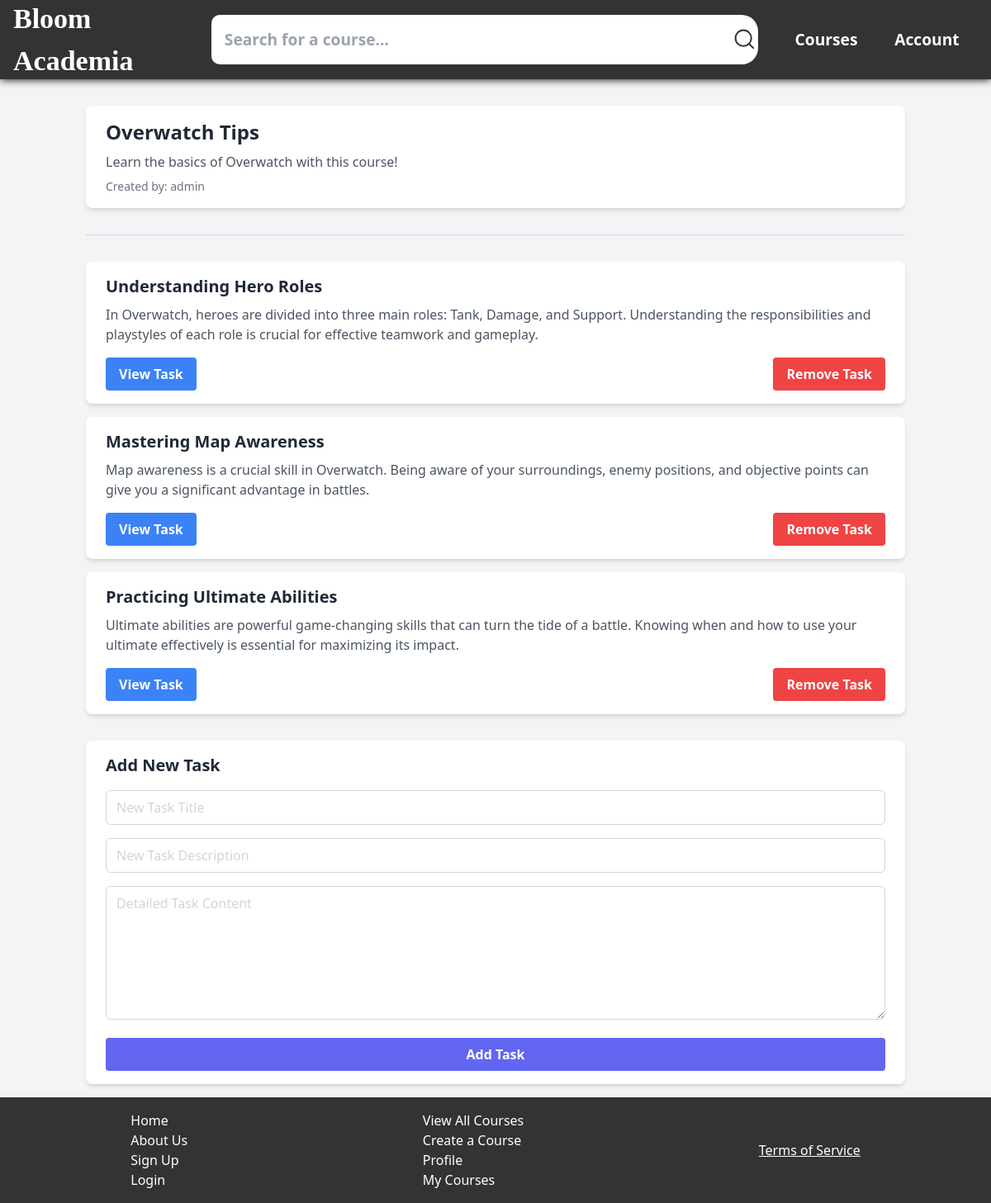
/courses/6 (signed in), run on the app's committed database.
### tables this page shows
CREATE TABLE courses (cid INTEGER PRIMARY KEY AUTOINCREMENT, cname TEXT, description TEXT, course_image BLOB, uid INTEGER REFERENCES users(uid));

CREATE TABLE users (uid INTEGER PRIMARY KEY AUTOINCREMENT, name TEXT NOT NULL, email TEXT UNIQUE, password TEXT NOT NULL, role TEXT DEFAULT 'User');

CREATE TABLE course_tasks (tid INTEGER PRIMARY KEY AUTOINCREMENT, cid INTEGER REFERENCES courses(cid), task_title TEXT, task_description TEXT, task_content TEXT, completed INTEGER);

### app.py (the view)
@app.route('/courses/<int:cid>')
def view_course(cid):
    if not session:
        return redirect(url_for('login'))
    try:
        with db.connect(db_path) as conn:
            user_id = session['user_id']
            name = session.get('name')
            course = db.get_course(conn, cid)
            tasks = db.get_tasks(conn, cid)
            title, description, img_data, cid, author_id = course
            course_creator = db.get_user_name(conn, author_id)  # New function to get user name
            if img_data:
                img_base64 = base64.b64encode(img_data).decode('utf-8')
            else:
                img_base64 = None
            isAuthor = session.get('role') in ["Author", "Admin"]
            completed_tasks = db.get_completed_tasks(conn, user_id, cid)
            return render_template('/course-pages/course.html',
                                   title=title,
                                   description=description,
                                   img_base64=img_base64,
                                   cid=cid,
                                   tasks=tasks,
                                   isAuthor=isAuthor,
                                   name=name,
                                   course_creator=course_creator,
                                   completed_tasks=completed_tasks)
    except db.DatabaseError as db_err:
        return render_template('error.html', error_type="Database Error", error_title="Database Error", error_subtitle=str(db_err), name=name)
    except Exception as e:
        return render_template('error.html', error_type="Internal Server Error", error_title="Sorry, something went wrong.", error_subtitle=str(e), name=name)

### modules/db_functions.py (called while the page is built)
def connect(db_path):
    return sqlite3.connect(db_path)

def get_course(conn, cid):
    c = conn.cursor()
    c.execute("SELECT cname, description, course_image, cid, uid FROM courses WHERE cid = ?", (cid,))
    return c.fetchone()

def get_tasks(conn, cid):
    c = conn.cursor()
    c.execute("SELECT tid, task_title, task_description FROM course_tasks WHERE cid = ?", (cid,))
    return c.fetchall()

def get_user_name(conn, user_id):
    c = conn.cursor()
    c.execute("SELECT name FROM users WHERE uid = ?", (user_id,))
    result = c.fetchone()
    return result[0] if result else "Unknown"

def get_completed_tasks(conn, user_id, course_id):
    c = conn.cursor()
    c.execute('''
    SELECT task_id FROM completed_tasks
    WHERE user_id = ? AND course_id = ?
    ''', (user_id, course_id))
    return [row[0] for row in c.fetchall()]

### templates/course-pages/course.html (shortened to what this page needs)
<!DOCTYPE html>
<html lang="en">
<head>
    <link rel="stylesheet" href="{{ url_for('static', filename='css/style.css') }}">
    <script src="https://cdn.tailwindcss.com"></script>
</head>
<body class="bg-gray-100 font-sans">
    <header>
        <a href="{{ url_for('home') }}"><h1>Bloom Academia</h1></a>
        <nav>
            <form id="search-bar" class="nav-item" method="POST" action="{{ url_for('search_course') }}">
                <input id="search-bar-input" class="text-black" type="text" name="search-bar-input" placeholder="Search for a course...">
                <button id="search-bar-btn" type="submit" name="search-bar-btn">
                </button>
            </form>
            <a class="nav-item" href="{{ url_for('list_courses') }}">Courses</a>
            {% if name %}
                <a class="nav-item" href="{{ url_for('profile') }}">Account</a>
            {% else %}
                <a class="nav-item" href="{{ 'login' }}">Login</a>
            {% endif %}
        </nav>
    </header>
    <main class="container mx-auto px-4 py-8">
        <div class="bg-white shadow-md rounded-lg overflow-hidden">
            <div class="px-6 py-4">
                <h2 class="text-2xl font-bold text-gray-800 mb-2">{{ title }}</h2>
                <p class="text-gray-600 mb-2">{{ description }}</p>
                <p class="text-sm text-gray-500">Created by: {{ course_creator }}</p>
            </div>
        </div>
        <hr class="my-8 border-t border-gray-300">
        <ul class="space-y-4">
            {% for task in tasks %}
            <li class="bg-white shadow-md rounded-lg overflow-hidden">
                <div class="px-6 py-4">
                    <h3 class="text-xl font-semibold text-gray-800 mb-2">{{ task[1] }}</h3>
                    <p class="text-gray-600 mb-4">{{ task[2] }}</p>
                    <div class="flex justify-between items-center">
                        <a href="{{ url_for('view_task', cid=cid, tid=task[0]) }}"
                           class="{% if task[0] in completed_tasks %}bg-green-500 hover:bg-green-600{% else %}bg-blue-500 hover:bg-blue-600{% endif %} text-white font-bold py-2 px-4 rounded">
                            {% if task[0] in completed_tasks %}
                                Task Completed
                            {% else %}
                                View Task
                            {% endif %}
                        </a>
                        {% if isAuthor %}
                            <form action="{{ url_for('remove_task', cid=cid, tid=task[0]) }}" method="post">
                                <button type="submit" class="bg-red-500 hover:bg-red-600 text-white font-bold py-2 px-4 rounded">
                                    Remove Task
                                </button>
                            </form>
                        {% endif %}
                    </div>
                </div>
            </li>
            {% endfor %}
        </ul>
        {% if isAuthor %}
        <div class="mt-8 bg-white shadow-md rounded-lg overflow-hidden">
            <form class="px-6 py-4" action="{{ url_for('add_task', cid=cid) }}" method="post">
                <h3 class="text-xl font-semibold text-gray-800 mb-4">Add New Task</h3>
                <div class="space-y-4">
                    <input type="text" name="task_title" placeholder="New Task Title" required
                           class="w-full px-3 py-2 placeholder-gray-300 border border-gray-300 rounded-md focus:outline-none focus:ring focus:ring-indigo-100 focus:border-indigo-300">
                    <input type="text" name="task_description" placeholder="New Task Description" required
                           class="w-full px-3 py-2 placeholder-gray-300 border border-gray-300 rounded-md focus:outline-none focus:ring focus:ring-indigo-100 focus:border-indigo-300">
                    <textarea name="task_content" placeholder="Detailed Task Content" required
                              class="w-full px-3 py-2 placeholder-gray-300 border border-gray-300 rounded-md focus:outline-none focus:ring focus:ring-indigo-100 focus:border-indigo-300"
                              rows="6"></textarea>
                    <button type="submit" class="w-full bg-indigo-500 hover:bg-indigo-600 text-white font-bold py-2 px-4 rounded">
                        Add Task
                    </button>
                </div>
            </form>
        </div>
        <form class="mt-4" action="{{ url_for('delete_course', cid=cid) }}" method="post">
            <button type="submit" class="bg-red-500 hover:bg-red-600 text-white font-bold py-2 px-4 rounded">
            </button>
        </form>
        {% endif %}
        <a href="{{ url_for('list_courses') }}" class="inline-block mt-8 text-indigo-600 hover:text-indigo-800">
        </a>
    </main>
    <footer class="w-full absolute bottom-0">
        <li id="footer-l1" class="footer-item">
            <a href="{{ url_for('home') }}">Home</a>
            <a href="{{ url_for('about') }}">About Us</a>
            <a href="{{ url_for('register') }}">Sign Up</a>
            <a href="{{ url_for('login') }}">Login</a>
        </li>
        <li id="footer-l2" class="footer-item">
            <a href="#">View All Courses</a>
            <a href="{{ url_for('create_course') }}">Create a Course</a>
            <a href="{{ url_for('profile') }}">Profile</a>
            <a href="{{ url_for('profile') }}">My Courses</a>
        </li>
        <li id="footer-l4" class="footer-item">
            <button id="tos-btn" onclick="showTOS()">Terms of Service</button>
        </li>
    </footer>
</body>
</html>

### static/css/style.css (style rules this page uses)
* { padding: 0; margin: 0; box-sizing: border-box; }
a { text-decoration: none; }
html, body { height: 100%; width: 100%; }
body { background-color: var(--bg); color: var(--text); background-image: url("root/static/images/wave-haikei.png"); color: #020113; font-family: 'Segoe UI', Tahoma, Geneva, Verdana, sans-serif; }
p { color: black; }
header { height: 10%; width: 100%; display: flex; align-items: center; justify-content: space-around; padding: 3rem 1rem; box-shadow: 0 0 10px 0 black; background-color: #333333; }
header h1 { font-size: 2.125rem !important; font-weight: 600 !important; }
nav { display: flex; flex-direction: row; align-items: center; justify-content: space-evenly; }
nav a { color: var(--secondary); }
nav .nav-item { margin: 0 1.4rem; color: white; font-weight: bold; font-size: larger; }
#search-bar { display: flex; flex-direction: row; }
#search-bar-input { padding: 1rem; padding-right: 20rem; border: none; border-radius: 10px 0 0 10px; background-color: #ffffff; }
#search-bar-btn { display: flex; align-items: center; border: none; border-radius: 0 20px 20px 0; background-color: #ffffff; transition: 0.5s; cursor: pointer; }
h1 { color: white; font-family: ui-monospace; }
ul { list-style-type: none; justify-content: space-around; }
footer { display: flex; align-items: center; justify-content: space-around; padding: 1rem; background-color: #333333; color: white; }
footer .footer-item { display: flex; flex-direction: column; }
footer .footer-item a { color: white; }
#tos-btn { border: none; background: none; color: white; text-decoration: underline; cursor: pointer; }

### data on the page
courses: cname "Overwatch Tips", description "Learn the basics of Overwatch with this course!"
users: name "admin"
course_tasks: task_title "Understanding Hero Roles", task_description "In Overwatch, heroes are divided into three main roles: Tank, Damage, and Support. Understanding the responsibilities and playstyles of each role is crucial for effective teamwork and gameplay.", shows "View Task"
course_tasks: task_title "Mastering Map Awareness", task_description "Map awareness is a crucial skill in Overwatch. Being aware of your surroundings, enemy positions, and objective points can give you a significant advantage in battles.", shows "View Task"
course_tasks: task_title "Practicing Ultimate Abilities", task_description "Ultimate abilities are powerful game-changing skills that can turn the tide of a battle. Knowing when and how to use your ultimate effectively is essential for maximizing its impact.", shows "View Task"
